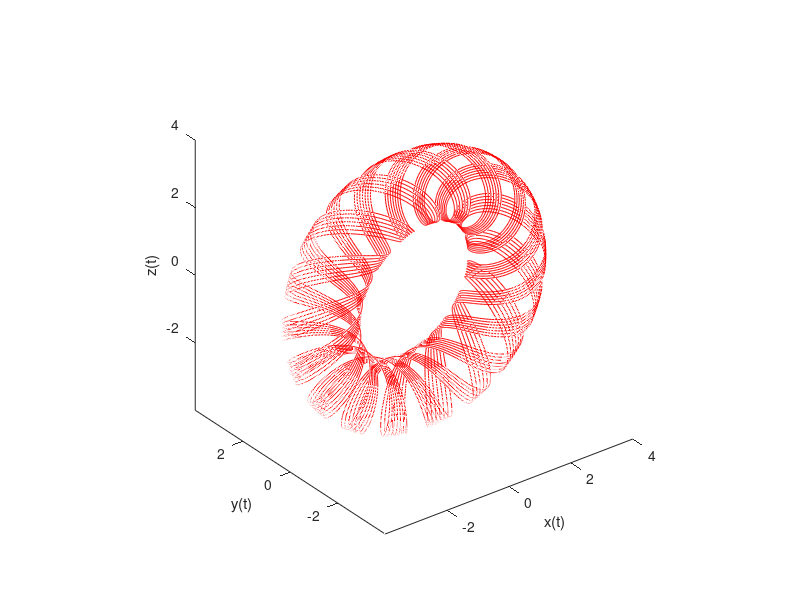

The MATLAB source for this figure:
%Kadek Angel_662021001

% %Plot 2D part 1 "Grafik Lop"
% t = linspace(0, 2*pi, 1000); 
% x = 16*sin(t).^3; 
% y = 13*cos(t) - 5*cos(2*t) - 2*cos(3*t) - cos(4*t); 
% plot(x, y, 'r', 'LineWidth', 2); 
% title('Grafik Lop'); 
% xlabel('X'); 
% ylabel('Y'); 
% grid on; 


% Plot 2D
% x = linspace(5, 2, 500); 
% y = linspace(5, 2, 500); 
% [X, Y] = meshgrid(x, y); 
% Z = cos(X) .* cos(5*Y); 
% figure; 
% mesh(X, Y, Z); 
% xlabel('X Axis'); 
% ylabel('Y Axis'); 
% zlabel('Z Axis'); 
% title('grafik fish'); 

%Plot 2D part 2 "grafik springkel"
% x = 0:pi/20:2*pi;
% y1 = cos(x);
% y2 = cos(x-0.25);
% y3 = sin(x-0.5);
% y4 = sin(x-0.35);
% figure (1)
% plot(x,y1,'bdiamond',x,y2,'c--o',x,y3,'m*',x,y4,'y*')
% title('Grafik springkel'); 
% figure (2)
% x = 0:pi/20:2*pi;
% y1 = sin(x);
% y2 = sin(x-0.25);
% y3 = sin(x-0.5);
% y4 = sin(x-0.35);
% plot(x,y1,'bdiamond',x,y2,'c--o',x,y3,'m*',x,y4,'y*')
% title('Grafik springkel'); 
% xlabel('X'); 
% ylabel('Y'); 
% grid on; 


% %Plot 3D part 1
% x = linspace(-5, 5, 100);
% y = linspace(-5, 5, 100);
% [X, Y] = meshgrid(x, y);
% Z = cos(sqrt(X.^2 + Y.^2));
% figure (1)
% surfc(X, Y, Z);
% figure (2)
% plot3(X, Y, Z);
% xlabel('X');
% ylabel('Y');
% zlabel('Z');
% title('grafik 3D');
% % Add color bar
% colorbar;

%Plot 3D part2
% [x, y] = meshgrid(-6:0.1:6);
% z = (-y.^2 - x.^2 + 1) ./ (2*x.*y); 
% figure; 
% mesh(x, y, z);
% xlabel('X Axis');
% ylabel('Y Axis'); 
% zlabel('Z Axis'); 
% title('3D'); 

% % Plot 3D Part 3
% x = linspace(-5, 5, 100);
% y = linspace(-5, 5, 100);
% [X, Y] = meshgrid(x, y);
% t = 0;
% amplitude = 1;
% frequency = 0.7;
% wavelength = 2 * pi / frequency;
% Z = amplitude * sin(2 * pi * frequency * (sqrt(X.^2 + Y.^2)));
% surf(X, Y, Z, 'EdgeColor', 'none');
% title('Grafik Mawar');
% xlabel('X');
% ylabel('Y');
% zlabel('Z');


% %Plot 3D Part 4
t = 0:pi/500:40*pi;
xt = (3 + cos(sqrt(32)*t)).*cos(t);
yt = sin(sqrt(32) * t);
zt = (3 + cos(sqrt(32)*t)).*sin(t);
plot3(xt,yt,zt,'r')
axis equal
xlabel('x(t)')
ylabel('y(t)')
zlabel('z(t)')


